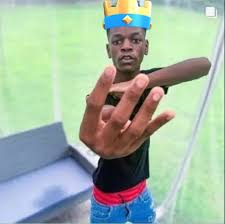
#> input picture 4fingers.jpeg, 225 x 224 px, given in place of the camera
$ python 14lesson.py
#> lines starting #> are read from the running program, lines starting #| are printed output that depends on the picture; after the words box and inside, x2 and y2 are one past the last pixel; in counts of white or black regions, pixels touching at a corner belong together
import cv2


def noth(x):
    pass

cap = cv2.VideoCapture(0)
size = 15
valueL =0
cv2.namedWindow("win")
cv2.resizeWindow("win",600,400)
cv2.createTrackbar("tr1","win",0,2,noth)
cv2.createTrackbar("tr2","win",15,100,noth)


while True:
    _,frame = cap.read()
#> frame is the input picture: shape (224, 225, 3); mean B, G, R 164.2, 180.9, 163
    val1 = cv2.getTrackbarPos('tr1',"win")
    size = cv2.getTrackbarPos("tr2","win")

    if val1 == 0:
        valueL = cv2.MORPH_RECT
    elif val1 == 1:
        valueL = cv2.MORPH_CROSS
    elif val1 == 2:
        valueL = cv2.MORPH_ELLIPSE

    grey = cv2.cvtColor(frame,cv2.COLOR_BGR2GRAY)
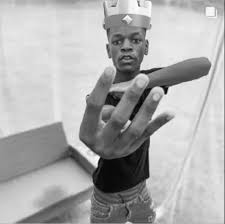
#> grey: shape (224, 225); min 2, max 254, mean 173.7
    blur = cv2.GaussianBlur(frame,(5,5),0)
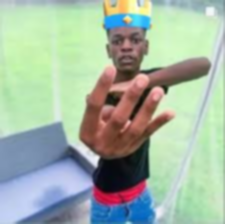
#> blur: shape (224, 225, 3); mean B, G, R 164.3, 181, 163.1
    canny = cv2.Canny(blur,30,100)
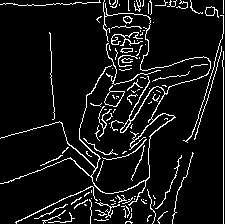
#> canny: shape (224, 225); 8.1% white in thin lines or dots
    kernel = cv2.getStructuringElement(valueL,(size,size))
    closed = cv2.morphologyEx(canny,cv2.MORPH_CLOSE,kernel)
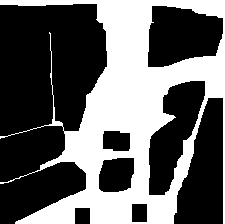
#> closed: shape (224, 225); 38.7% white; 1 white region, box (x1, y1, x2, y2) and area: (0, 0, 225, 224) 19500
    cv2.imshow("freastra",closed)
    cv2.waitKey(1)
cv2.destroyAllWindows()
